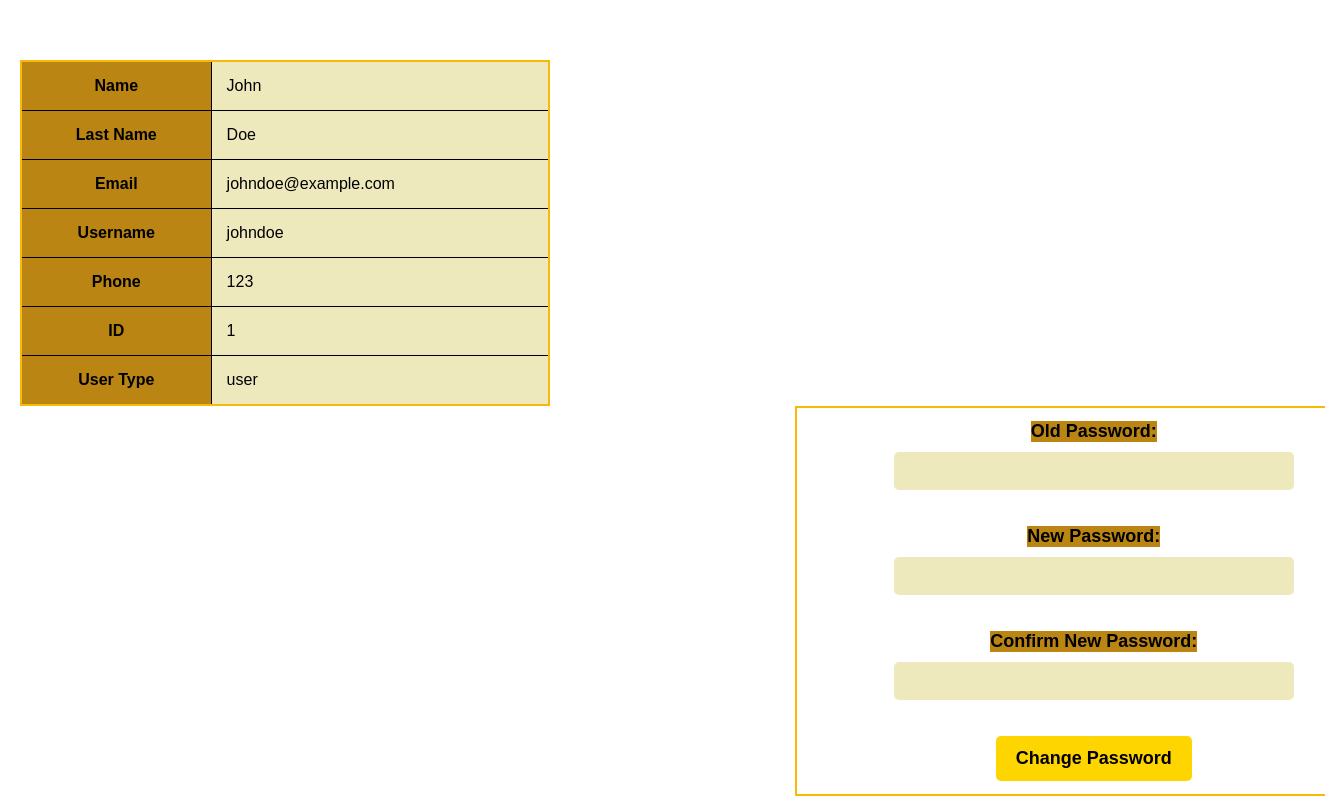
The app's page /profile.php (signed in) with its own data.
### tables this page shows
CREATE TABLE `users` (
  `name` varchar(20) NOT NULL,
  `last_name` varchar(20) NOT NULL,
  `email` varchar(20) NOT NULL,
  `password` varchar(20) NOT NULL,
  `username` varchar(20) NOT NULL,
  `phone` int(20) NOT NULL,
  `id` int(11) NOT NULL,
  `usertype` varchar(20) NOT NULL
);

### profile.php (the view, shortened to what this page needs)
<html>
<head>
    <link rel="stylesheet" href="profilecss.css">
</head>
<body>
    <?php
    require  "connect.php";
    $username = $_SESSION['username'];
    $query = "SELECT name, last_name, email, password, username, phone, id, usertype FROM users where username ='$username' ";
    $result = mysqli_query($conn, $query);
    if ($result) {
        echo "<table>";
        while ($row = mysqli_fetch_assoc($result)) {
            echo "<tr>
            <th>Name</th>";
            echo "<td>" . $row["name"] . "</td>";
            echo "<tr>";
            echo "<tr>
            <th>Last Name</th>";
            echo "<td>" . $row["last_name"] . "</td>";
            echo "<tr>";
            echo "<tr>
            <th>Email</th>";
            echo "<td>" . $row["email"] . "</td>";
            echo "<tr>";
            echo "<tr>
            <th>Username</th>";
            echo "<td>" . $row["username"] . "</td>";
            echo "<tr>";
            echo "<tr>
            <th>Phone</th>";
            echo "<td>" . $row["phone"] . "</td>";
            echo "<tr>";
            echo "<tr>
            <th>ID</th>";
            echo "<td>" . $row["id"] . "</td>";
            echo "<tr>";
            echo "<tr>
            <th>User Type</th>";
            echo "<td>" . $row["usertype"] . "</td>";
        }
        echo "</table>";
    ?>
        <form action="changepassword.php" method="post">
            <label for="old_password">Old Password:</label>
            <input type="password" id="old_password" name="old_password"><br>
            <label for="new_password">New Password:</label>
            <input type="password" id="new_password" name="new_password"><br>
            <label for="confirm_password">Confirm New Password:</label>
            <input type="password" id="confirm_password" name="confirm_password"><br>
            <button type="submit">Change Password</button>
        </form>
    <?php
    } else {
        echo "Error: " . $query . "<br>" . mysqli_error($conn);
    }
    ?>
</body>
</html>

### profilecss.css (style rules this page uses)
body { font-family: Arial, sans-serif; font-size: 14px; margin: 0; background-image: url("img/anp.png"); background-repeat: no-repeat; background-size: cover; }
table { border-collapse: collapse; width: 40%; background-color: #eee9bd; margin-left: 20px ; margin-top: 60px; border: 2px solid #f7bb07; }
table th, table td { border: 1px solid #000000; padding: 15px; }
table th { background-color: #ba8513; }
form { display: flex; flex-direction: column; align-items: center; margin-left: 60%; border: 2px solid #f7bb07; width: 15cm; padding: 1%; }
label { font-size: 18px; font-weight: bold; margin-bottom: 10px; display: block; color: black; background-color:#ba8513; }
input[type="password"] { padding: 10px; font-size: 16px; border: none; border-radius: 5px; background-color: #eee9bd; margin-bottom: 20px; width: 100%; max-width: 400px; box-sizing: border-box; }
button[type="submit"] { background-color: #ffd500; color: rgb(0, 0, 0); font-size: 18px; font-weight: bold; padding: 12px 20px; border: none; border-radius: 5px; cursor: pointer; }

### records on screen
users: name "John", last_name "Doe", email "johndoe@example.com", username "johndoe", phone "123", id "1", usertype "user"
